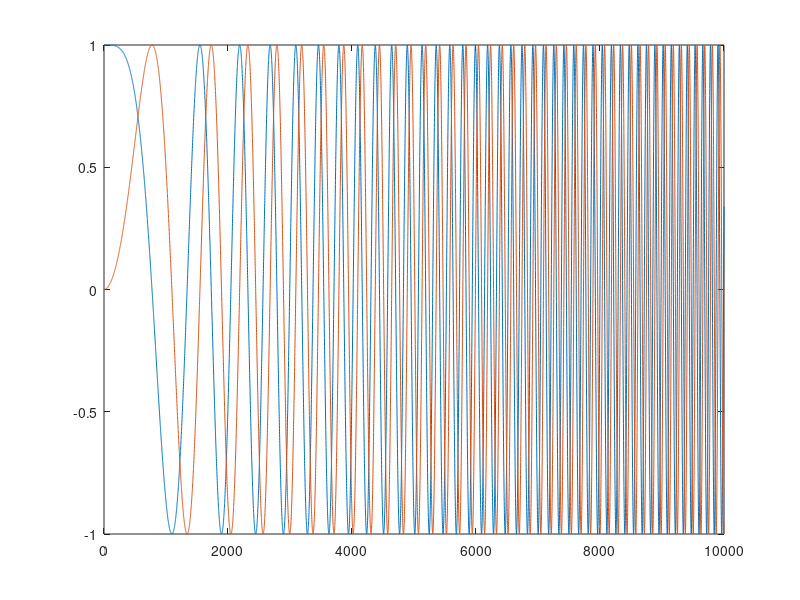

MATLAB code for this plot:
% duct radiation

% chirp
a = 20;
cs = 1/sqrt(3);
final_time_chirp = 10000;
times = 0 : final_time_chirp - 1;
ka_min = 0;
ka_max = 1.82;
initial_frequency = ka_min*cs/(2*pi*a);
frequency_max_lattice = ka_max*cs/(2*pi*a);
source_chirp = chirp(times, ... 
initial_frequency, times(end), frequency_max_lattice);

variation_frequency = (frequency_max_lattice - initial_frequency)/length(times);
frequency_function = initial_frequency*times + (variation_frequency*times.^2)/2;
phase = 2*pi*frequency_function;
chirp_hand = sin(phase);
figure; plot(source_chirp); hold on; plot(chirp_hand);


%cd ~/palabos_acoustic/examples/codesByTopic/duct_radiation/
%system('rm tmp/*');
%system('make && time mpirun -n 6 duct_radiation');
